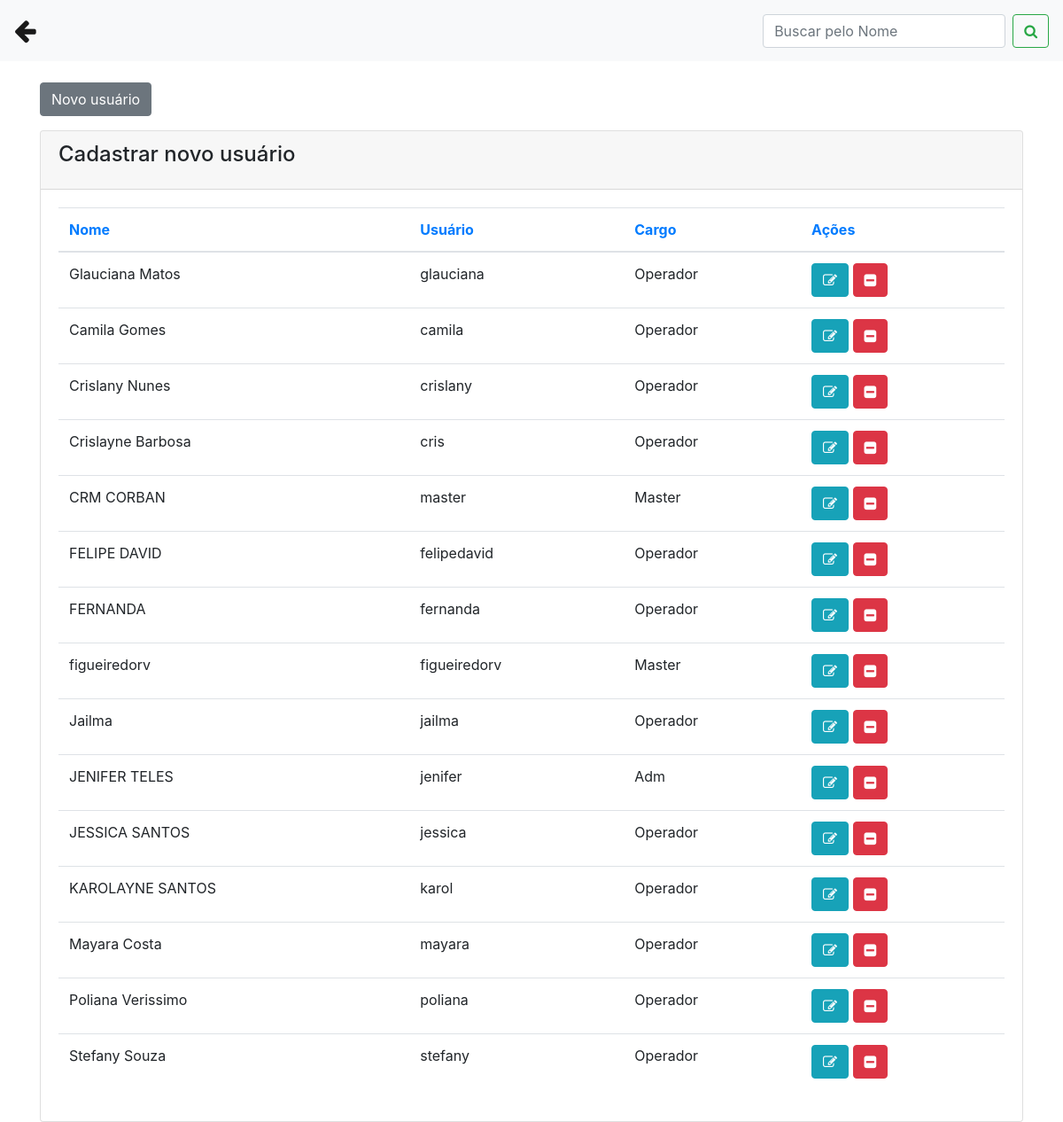
The page /usuarios.php (signed in) on the database its author committed.
### tables this page shows
CREATE TABLE `usuarios` (
  `idusuarios` int(11) NOT NULL,
  `nome` varchar(100) DEFAULT NULL,
  `usuario` varchar(45) DEFAULT NULL,
  `senha` varchar(45) DEFAULT NULL,
  `cargo` varchar(45) DEFAULT NULL,
  `status` int(11) DEFAULT NULL,
  `imagem` varchar(50) NOT NULL,
  `sobremim` varchar(100) NOT NULL,
  `ultima_autenticacao` date NOT NULL
);

### usuarios.php (the view, shortened to what this page needs)
<?php
include('conexao.php');
?>
<!DOCTYPE html>
<html>
<head>
  <link rel="stylesheet" href="https://stackpath.bootstrapcdn.com/bootstrap/4.1.3/css/bootstrap.min.css">
  <link rel="stylesheet" href="https://cdnjs.cloudflare.com/ajax/libs/font-awesome/4.7.0/css/font-awesome.min.css">
</head>
<body>
  <nav class="navbar navbar-expand-lg navbar-light bg-light">
    <a class="navbar-brand" href="painel_funcionario.php"><big><big><i class="fa fa-arrow-left"></i></big></big></a>
    <div class="collapse navbar-collapse" id="conteudoNavbarSuportado">
      <form class="form-inline my-2 my-lg-0">
        <input name="txtpesquisar" class="form-control mr-sm-2" type="search" placeholder="Buscar pelo Nome" aria-label="Pesquisar">
        <button name="buttonPesquisar" class="btn btn-outline-success my-2 my-sm-0" type="submit"><i class="fa fa-search"></i></button>
      </form>
    </div>
  </nav>
  <div class="container">
    <br>
    <div class="row">
      <div class="col-sm-12">
        <div class="container">
          <div class="row">
            <button type="button" class="btn btn-secondary mb-3" data-toggle="modal" data-target="#modalExemplo">Novo usuário </button>
          </div>
        </div>
        <div class="content">
          <div class="row">
            <div class="col-md-12">
              <div class="card">
                <div class="card-header">
                  <h4 class="card-title"> Cadastrar novo usuário</h4>
                </div>
                <div class="card-body">
                  <div class="table-responsive">
                    <?php
                    if (isset($_GET['buttonPesquisar']) and $_GET['txtpesquisar'] != '') {
                      $nome = $_GET['txtpesquisar'] . '%';
                      $query = "select * from usuarios where nome LIKE '$nome'  order by nome asc";
                    }
                    else {
                      $query = "select * from usuarios order by nome asc";
                    }
                    $result = mysqli_query($conexao, $query);
                    $row = mysqli_num_rows($result);
                    if ($row == '') {
                      echo "<h3> Não existem dados cadastrados no banco </h3>";
                    } else {
                    ?>
                      <table class="table">
                        <thead class=" text-primary">
                          <th>
                            Nome
                          </th>
                          <th>
                            Usuário
                          </th>
                          <th>
                            Cargo
                          </th>
                          <th>
                            Ações
                          </th>
                        </thead>
                        <tbody>
                          <?php
                          while ($res_1 = mysqli_fetch_array($result)) {
                            $nome = $res_1["nome"];
                            $usuario = $res_1["usuario"];
                            $cargo = $res_1["cargo"];
                            $id = $res_1["idusuarios"];
                          ?>
                            <tr>
                              <td><?php echo $nome; ?></td>
                              <td><?php echo $usuario; ?></td>
                              <td><?php echo $cargo; ?></td>
                              <td>
                                <a class="btn btn-info" href="usuarios.php?func=edita&id=<?php echo $id; ?>"><i class="fa fa-pencil-square-o"></i></a>
                                <a class="btn btn-danger" href="usuarios.php?func=deleta&id=<?php echo $id; ?>"><i class="fa fa-minus-square"></i></a>
                              </td>
                            </tr>
                          <?php
                          }
                          ?>
                        </tbody>
                      </table>
                    <?php
                    }
                    ?>
                  </div>
                </div>
              </div>
            </div>
          </div>
</body>
</html>

### rows shown on the page
usuarios: nome "Glauciana Matos", usuario "glauciana", cargo "Operador"
usuarios: nome "Camila Gomes", usuario "camila", cargo "Operador"
usuarios: nome "Crislany Nunes", usuario "crislany", cargo "Operador"
usuarios: nome "Crislayne Barbosa", usuario "cris", cargo "Operador"
usuarios: nome "CRM CORBAN", usuario "master", cargo "Master"
usuarios: nome "FELIPE DAVID", usuario "felipedavid", cargo "Operador"
usuarios: nome "FERNANDA", usuario "fernanda", cargo "Operador"
usuarios: nome "figueiredorv", usuario "figueiredorv", cargo "Master"
usuarios: nome "Jailma", usuario "jailma", cargo "Operador"
usuarios: nome "JENIFER TELES", usuario "jenifer", cargo "Adm"
usuarios: nome "JESSICA SANTOS", usuario "jessica", cargo "Operador"
usuarios: nome "KAROLAYNE SANTOS", usuario "karol", cargo "Operador"
usuarios: nome "Mayara Costa", usuario "mayara", cargo "Operador"
usuarios: nome "Poliana Verissimo", usuario "poliana", cargo "Operador"
usuarios: nome "Stefany Souza", usuario "stefany", cargo "Operador"
